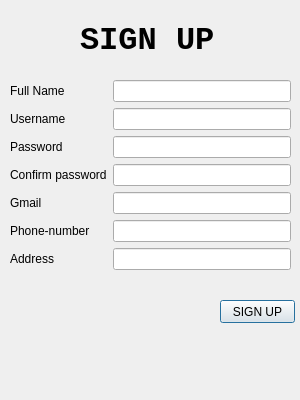
<?xml version="1.0" encoding="UTF-8"?>
<ui version="4.0">
 <class>Signup</class>
 <widget class="QDialog" name="Signup">
  <property name="geometry">
   <rect>
    <x>0</x>
    <y>0</y>
    <width>300</width>
    <height>400</height>
   </rect>
  </property>
  <property name="minimumSize">
   <size>
    <width>300</width>
    <height>400</height>
   </size>
  </property>
  <property name="maximumSize">
   <size>
    <width>300</width>
    <height>400</height>
   </size>
  </property>
  <property name="windowTitle">
   <string>Dialog</string>
  </property>
  <widget class="QPushButton" name="pushButton">
   <property name="geometry">
    <rect>
     <x>220</x>
     <y>300</y>
     <width>75</width>
     <height>23</height>
    </rect>
   </property>
   <property name="text">
    <string>SIGN UP</string>
   </property>
  </widget>
  <widget class="QWidget" name="formLayoutWidget">
   <property name="geometry">
    <rect>
     <x>10</x>
     <y>80</y>
     <width>281</width>
     <height>201</height>
    </rect>
   </property>
   <layout class="QFormLayout" name="formLayout">
    <item row="0" column="0">
     <widget class="QLabel" name="label">
      <property name="text">
       <string>Full Name</string>
      </property>
     </widget>
    </item>
    <item row="0" column="1">
     <widget class="QLineEdit" name="lineEdit"/>
    </item>
    <item row="1" column="0">
     <widget class="QLabel" name="label_2">
      <property name="text">
       <string>Username</string>
      </property>
     </widget>
    </item>
    <item row="1" column="1">
     <widget class="QLineEdit" name="lineEdit_2"/>
    </item>
    <item row="2" column="0">
     <widget class="QLabel" name="label_3">
      <property name="text">
       <string>Password</string>
      </property>
     </widget>
    </item>
    <item row="2" column="1">
     <widget class="QLineEdit" name="lineEdit_3">
      <property name="echoMode">
       <enum>QLineEdit::Password</enum>
      </property>
     </widget>
    </item>
    <item row="3" column="1">
     <widget class="QLineEdit" name="lineEdit_4">
      <property name="echoMode">
       <enum>QLineEdit::Password</enum>
      </property>
     </widget>
    </item>
    <item row="4" column="0">
     <widget class="QLabel" name="label_5">
      <property name="text">
       <string>Gmail</string>
      </property>
     </widget>
    </item>
    <item row="4" column="1">
     <widget class="QLineEdit" name="lineEdit_5"/>
    </item>
    <item row="5" column="0">
     <widget class="QLabel" name="label_6">
      <property name="text">
       <string>Phone-number</string>
      </property>
     </widget>
    </item>
    <item row="5" column="1">
     <widget class="QLineEdit" name="lineEdit_6"/>
    </item>
    <item row="6" column="0">
     <widget class="QLabel" name="label_7">
      <property name="text">
       <string>Address</string>
      </property>
     </widget>
    </item>
    <item row="6" column="1">
     <widget class="QLineEdit" name="lineEdit_7"/>
    </item>
    <item row="3" column="0">
     <widget class="QLabel" name="label_4">
      <property name="text">
       <string>Confirm password</string>
      </property>
     </widget>
    </item>
   </layout>
  </widget>
  <widget class="QLabel" name="loginTitle">
   <property name="geometry">
    <rect>
     <x>80</x>
     <y>20</y>
     <width>141</width>
     <height>41</height>
    </rect>
   </property>
   <property name="font">
    <font>
     <family>Courier New</family>
     <pointsize>24</pointsize>
     <weight>75</weight>
     <bold>true</bold>
    </font>
   </property>
   <property name="text">
    <string>SIGN UP</string>
   </property>
  </widget>
 </widget>
 <resources/>
 <connections/>
</ui>
